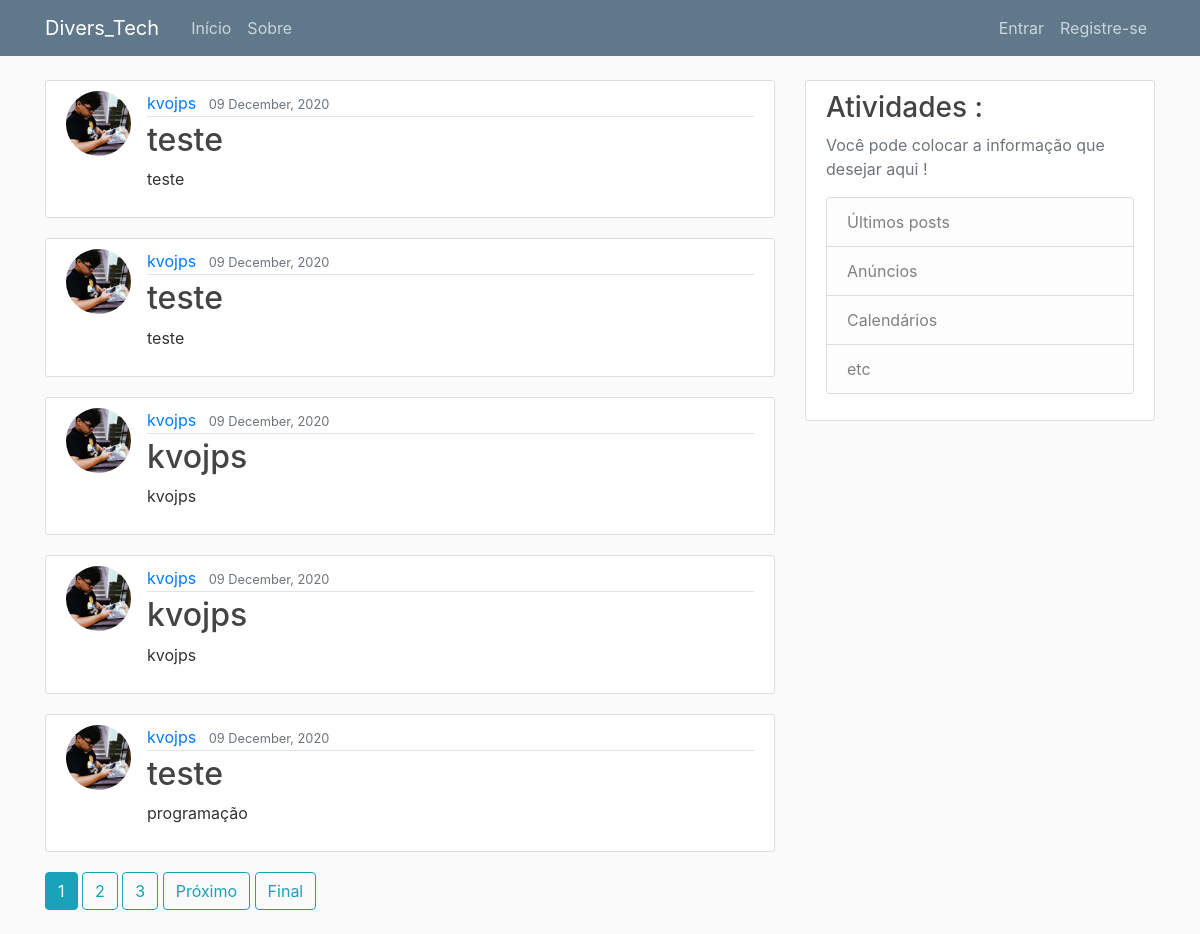
The page / on the database its author committed.
### blog/models.py (models this page shows, shortened)
class Post(models.Model):
    title = models.CharField(max_length=100)
    content = models.TextField()
    date_posted = models.DateTimeField(default=timezone.now)
    author = models.ForeignKey(User, on_delete=models.CASCADE)

### users/models.py (models this page shows, shortened)
class Profile(models.Model):
    user = models.OneToOneField(User, on_delete=models.CASCADE)
    image = models.ImageField(default='default.jpg', upload_to='profile_pics')

### blog/views.py (the view)
# urls.py: path('', PostListView.as_view(), name = 'blog-home'),
class PostListView(ListView):
    model = Post
    template_name = 'blog/home.html'
    context_object_name = 'posts'
    ordering = ['-date_posted']
    paginate_by = 5

### blog/templates/blog/home.html (shortened to what this page needs)
{% extends "blog/base.html" %}
{% block content %}
    {% for post in posts %}
        <article class="media content-section">
          <img class= 'rounded-circle article-img' src="{{ post.author.profile.image.url }}" >
          <div class="media-body">
            <div class="article-metadata">
              <a class="mr-2" href="{% url 'user-posts' post.author.username %}">{{ post.author }}</a>
              <small class="text-muted">{{ post.date_posted|date:"d F, Y" }}</small>
            </div>
            <h2><a class="article-title" href="{% url 'post-detail' post.id %}">{{ post.title }}</a></h2>
            <p class="article-content">{{ post.content }}</p>
          </div>
        </article>
    {% endfor %}
    {% if is_paginated %}
        {% for num in page_obj.paginator.page_range %}
          {%  if page_obj.number == num %}
            <a class= "btn btn-info mb-4" href="?page={{ num }}">{{ num }}</a>
          {% elif num > page_obj.number|add:'-3' and num < page_obj.number|add:'3'%}
            <a class= "btn btn-outline-info mb-4" href="?page={{ num }}">{{ num }}</a>
          {% endif %}
        {% endfor %}
        {% if page_obj.has_next %}
          <a class= "btn btn-outline-info mb-4" href="?page={{ page_obj.next_page_number }}">Próximo</a>
          <a class= "btn btn-outline-info mb-4" href="?page={{ page_obj.paginator.num_pages }}">Final</a>
        {% endif %}
    {% endif %}
{% endblock content %}

### blog/templates/blog/base.html (shortened to what this page needs)
{% load static %}
<!DOCTYPE html>
<html lang="en">
<head>
    <link rel="stylesheet" href="https://cdn.jsdelivr.net/npm/bootstrap@4.5.3/dist/css/bootstrap.min.css">
    <link rel="stylesheet" type="text/css" href="{% static 'blog/main.css' %}">
</head>
<body>
    <header class="site-header">
      <nav class="navbar navbar-expand-md navbar-dark bg-steel fixed-top">
        <div class="container">
          <a class="navbar-brand mr-4" href="{% url 'blog-home' %}">Divers_Tech</a>
          <div class="collapse navbar-collapse" id="navbarToggle">
            <div class="navbar-nav mr-auto">
              <a class="nav-item nav-link" href="{% url 'blog-home' %}">Início</a>
              <a class="nav-item nav-link" href="{% url 'blog-about' %}">Sobre</a>
            </div>
            <div class="navbar-nav">
              {% if user.is_authenticated %}
                <a class="nav-item nav-link" href="{% url 'post-create' %}">Nova publicação</a>
                <a class="nav-item nav-link" href="{% url 'profile' %}">Perfil</a>
                <a class="nav-item nav-link" href="{% url 'logout' %}">Sair</a>
              {% else %}
                <a class="nav-item nav-link" href="{% url 'login' %}">Entrar</a>
                <a class="nav-item nav-link" href="{% url 'register' %}">Registre-se</a>
              {% endif %}
            </div>
          </div>
        </div>
      </nav>
    </header>
    <main role="main" class="container">
      <div class="row">
        <div class="col-md-8">
          {% block content %}{% endblock %}
        </div>
        <div class="col-md-4">
          <div class="content-section">
            <h3>Atividades :</h3>
            <p class='text-muted'>Você pode colocar a informação que desejar aqui !
              <ul class="list-group">
                <li class="list-group-item list-group-item-light">Últimos posts</li>
                <li class="list-group-item list-group-item-light">Anúncios</li>
                <li class="list-group-item list-group-item-light">Calendários</li>
                <li class="list-group-item list-group-item-light">etc</li>
              </ul>
            </p>
          </div>
        </div>
      </div>
    </main>
</body>
</html>

### blog/static/blog/main.css (style rules this page uses)
body { background: #fafafa; color: #333333; margin-top: 5rem; }
h1, h2, h3, h4, h5, h6 { color: #444444; }
ul { margin: 0; }
.bg-steel { background-color: #5f788a; }
.site-header .navbar-nav .nav-link { color: #cbd5db; }
.content-section { background: #ffffff; padding: 10px 20px; border: 1px solid #dddddd; border-radius: 3px; margin-bottom: 20px; }
.article-title { color: #444444; }
.article-content { white-space: pre-line; }
.article-img { height: 65px; width: 65px; margin-right: 16px; }
.article-metadata { padding-bottom: 1px; margin-bottom: 4px; border-bottom: 1px solid #e3e3e3 }

### rows shown on the page
Post: author.profile.image (picture), author "kvojps", date_posted "09 December, 2020", title "teste", content "teste"
Post: author.profile.image (picture), author "kvojps", date_posted "09 December, 2020", title "teste", content "teste"
Post: author.profile.image (picture), author "kvojps", date_posted "09 December, 2020", title "kvojps", content "kvojps"
Post: author.profile.image (picture), author "kvojps", date_posted "09 December, 2020", title "kvojps", content "kvojps"
Post: author.profile.image (picture), author "kvojps", date_posted "09 December, 2020", title "teste", content "programação"

### other values the page prints
{{ num }} "1"
{{ num }} "2" "3"
